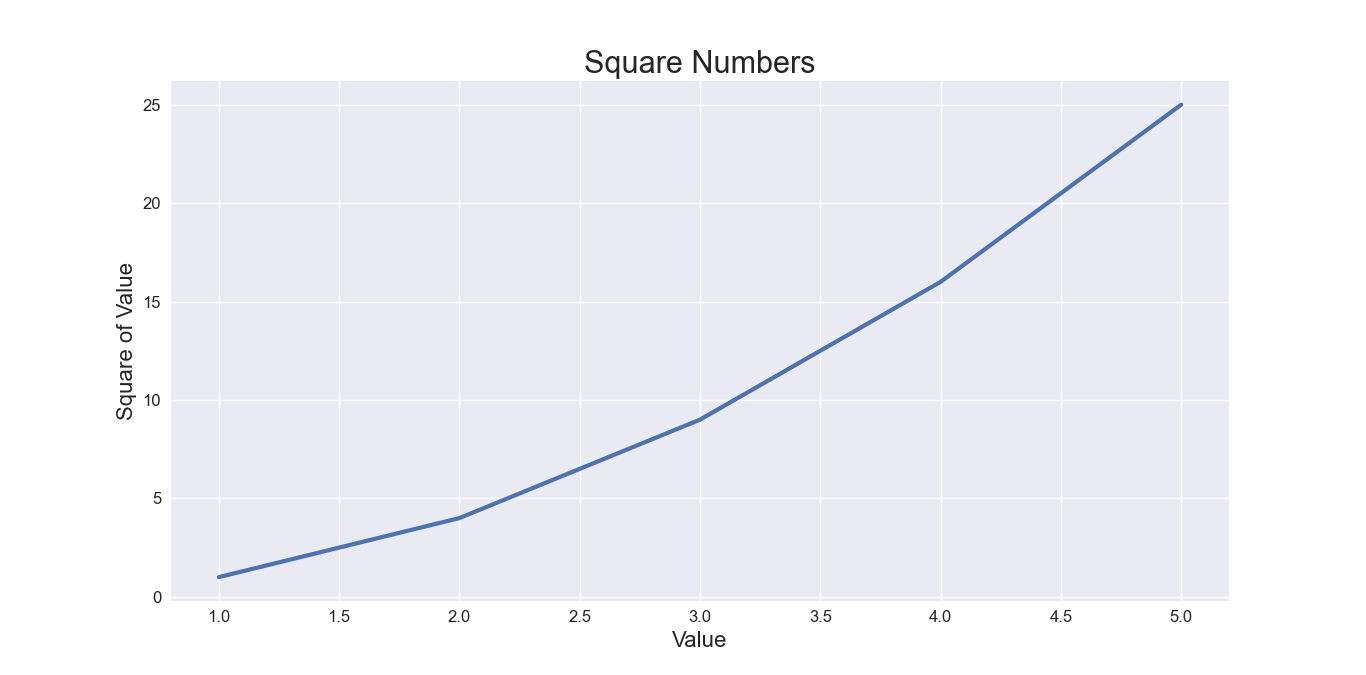

Reproduce this figure in Python.
import matplotlib.pyplot as plt

values = [1, 2, 3, 4, 5]
square_values = [1, 4, 9, 16, 25]
# print(plt.style.available)
plt.style.use("seaborn")
fig, ax = plt.subplots()

ax.plot(values, square_values, linewidth=3)

# region Chart Title, Label, Tick, ...
ax.set_title("Square Numbers", fontsize=22)
ax.set_xlabel("Value", fontsize=16)
ax.set_ylabel("Square of Value", fontsize=16)
ax.tick_params(axis='both', labelsize=12)
# endregion

plt.show()
